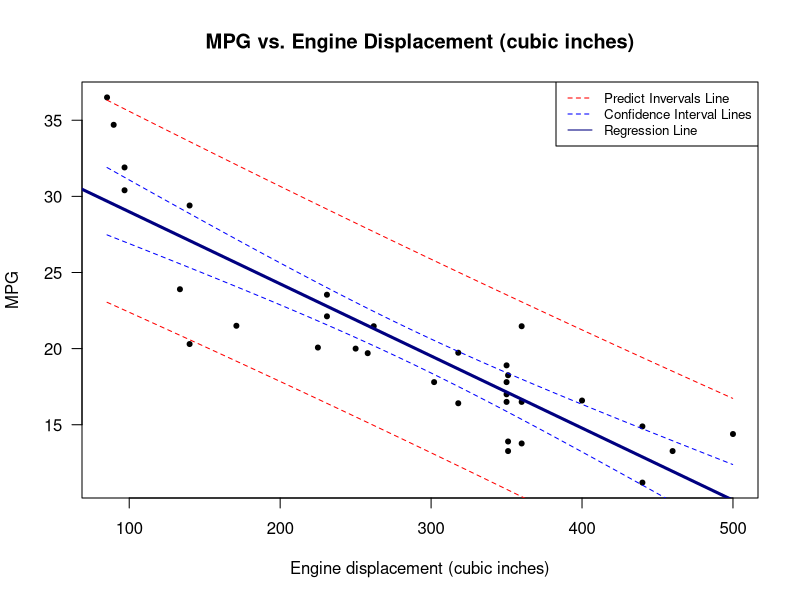

The R source for this figure:
## ---- chunk 1
knitr::opts_chunk$set(echo = TRUE)
issue_due_date <- format(seq.Date( Sys.Date(), length=2, by='7 days'),  '%B %d %Y')
issue_due_date <- paste(issue_due_date, "11:59 PM")
## ---- chunk 2
mpg <- read.csv("mpg.csv")
head(mpg)
## ---- chunk 3
reg_fit_mpg_disp <- lm(formula = y~x1, data = mpg)
reg_fit_mpg_disp
## ---- chunk 4
#confidence interval for \beta_0 and \beta_1
confint(reg_fit_mpg_disp, level = 0.95)

#confidence interval for \sigma^2
alpha <- 0.95
SS_res <-(sum(reg_fit_mpg_disp$residuals^2))
lower_bd <- SS_res / qchisq(alpha / 2, df = reg_fit_mpg_disp$df, lower.tail = FALSE)
upper_bd <- SS_res / qchisq(alpha / 2, df = reg_fit_mpg_disp$df, lower.tail = TRUE)


cat("Lower bound: ",lower_bd,'\n')
cat("Upper bound: ",upper_bd)
## ---- chunk 5
(sum_reg_fit<-summary(reg_fit_mpg_disp))
## ---- chunk 6
anova(reg_fit_mpg_disp)
## ---- chunk 7
sum_reg_fit$r.squared
## ---- chunk 8
predict(reg_fit_mpg_disp, newdata = data.frame(x1= 275), interval = "confidence", level = 0.95)
## ---- chunk 9
#the prediction for that specific point
predict(reg_fit_mpg_disp, newdata = data.frame(x1= 275))

#the prediction interval for that estimation
predict(reg_fit_mpg_disp, newdata = data.frame(x1= 275), interval = "predict", level = 0.95)
## ---- chunk 10
plot(mpg$x1, mpg$y, pch=20, las =1 ,cex = 1,
     xlab = "Engine displacement (cubic inches)", ylab = "MPG",
     main = "MPG vs. Engine Displacement (cubic inches)")
abline(reg_fit_mpg_disp,col="navy", lwd=3)

#confidence interval
conf_x1<- seq(min(mpg$x1),max(mpg$x1), by=0.5)
conf_int<- predict(reg_fit_mpg_disp, newdata=data.frame(x1=conf_x1), interval="confidence",
                         level = 0.95)
lines(conf_x1, conf_int[,2], col="blue", lty=2)
lines(conf_x1, conf_int[,3], col="blue", lty=2)
#predict Interval
pred_x1<- seq(min(mpg$x1),max(mpg$x1), by=0.5)
conf_int<- predict(reg_fit_mpg_disp, newdata=data.frame(x1=pred_x1), interval="predict", level = 0.95)
lines(conf_x1, conf_int[,2], col="red", lty=2)
lines(conf_x1, conf_int[,3], col="red", lty=2)

#add legends
legend("topright", legend=c("Predict Invervals Line", "Confidence Interval Lines", "Regression Line"),
       col=c("red", "blue", "navy"), lty=c(2,2,1), cex=0.8)
## ---- chunk 11
sum(mpg$y - reg_fit_mpg_disp$fitted.values)
## ---- chunk 12
sum(mpg$y)
sum(reg_fit_mpg_disp$fitted.values)
## ---- chunk 13
mean(mpg$x1)
mean(mpg$y)
#so we plug into the equation that we got for that line
# y =   33.72268 - 0.04736\beta_1
y =  33.72268 - 0.04736*mean(mpg$x1)
y
## ---- chunk 14
sum(mpg$x1 * (mpg$y - reg_fit_mpg_disp$fitted.values))
## ---- chunk 15
sum(reg_fit_mpg_disp$fitted.values * (mpg$y - reg_fit_mpg_disp$fitted.values))
